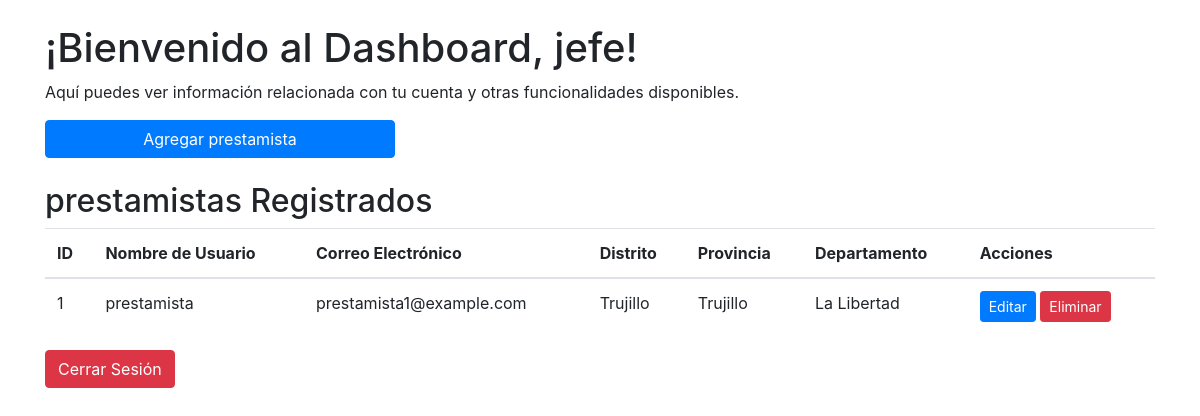
Page /dashboard_jefe.php (signed in) on the committed database.
### tables this page shows
CREATE TABLE `prestamista` (
  `lender_id` int(11) NOT NULL,
  `leader_id` int(11) DEFAULT NULL,
  `phone` varchar(100) NOT NULL,
  `dni` varchar(100) NOT NULL,
  `district_id` int(11) NOT NULL,
  `province_id` int(11) NOT NULL,
  `department_id` int(11) NOT NULL,
  `state` tinyint(4) NOT NULL DEFAULT 1,
  `username` varchar(50) NOT NULL,
  `password` varchar(50) NOT NULL,
  `email` varchar(100) NOT NULL
);

CREATE TABLE `distrito` (
  `district_id` int(11) NOT NULL,
  `district_name` varchar(100) NOT NULL,
  `province_id` int(11) DEFAULT NULL
);

CREATE TABLE `provincia` (
  `province_id` int(11) NOT NULL,
  `province_name` varchar(100) NOT NULL,
  `department_id` int(11) DEFAULT NULL
);

CREATE TABLE `departamento` (
  `department_id` int(11) NOT NULL,
  `department_name` varchar(100) NOT NULL
);

### dashboard_jefe.php (the view, shortened to what this page needs)
<?php
include('db.php');
$query = "SELECT * FROM prestamista pre INNER JOIN distrito dis ON pre.district_id = dis.district_id ";
$query .= "INNER JOIN departamento dep ON pre.department_id = dep.department_id ";
$query .= "INNER JOIN provincia pro ON pre.province_id = pro.province_id WHERE leader_id = ". $_SESSION['leader_id']."";
$stmt = $conn->prepare($query);
$stmt->execute();
$result = $stmt->get_result();
$prestamistas = $result->fetch_all(MYSQLI_ASSOC);
?>
<!DOCTYPE html>
<html lang="es">
<head>
    <link rel="stylesheet" href="https://stackpath.bootstrapcdn.com/bootstrap/4.5.2/css/bootstrap.min.css">
</head>
<body>
    <div class="container mt-4">
        <h1>¡Bienvenido al Dashboard, jefe!</h1>
        <p>Aquí puedes ver información relacionada con tu cuenta y otras funcionalidades disponibles.</p>
        <div class="row mb-4">
            <div class="col-md-4">
                <a href="jefePrestamistaRegister.php" class="btn btn-primary btn-block">Agregar prestamista</a>
            </div>
        </div>
        <div class="row">
            <div class="col-md-12 center-table">
                <h2>prestamistas Registrados</h2>
                <table class="table">
                    <thead>
                        <tr>
                            <th scope="col">ID</th>
                            <th scope="col">Nombre de Usuario</th>
                            <th scope="col">Correo Electrónico</th>
                            <th scope="col">Distrito</th>
                            <th scope="col">Provincia</th>
                            <th scope="col">Departamento</th>
                            <th scope="col">Acciones</th>
                        </tr>
                    </thead>
                    <tbody>
                        <?php foreach ($prestamistas as $prestamista) : if ($prestamista['state'] == 0) continue; ?>
                            <tr>
                                <td><?php echo $prestamista['lender_id']; ?></td>
                                <td><?php echo $prestamista['username']; ?></td>
                                <td><?php echo $prestamista['email']; ?></td>
                                <td><?php echo $prestamista["district_name"]; ?></td>
                                <td><?php echo $prestamista["province_name"]; ?></td>
                                <td><?php echo $prestamista["department_name"]; ?></td>
                                <td>
                                    <a href="#" onclick="obtenerPrestamista('<?= $prestamista['lender_id']; ?>')" data-toggle="modal" data-target="#editarPrestamista" class="btn btn-primary btn-sm">Editar</a>
                                    <a href="#" onclick="eliminaPrestamista('<?= $prestamista['lender_id']; ?>')" class="btn btn-danger btn-sm">Eliminar</a>
                                </td>
                            </tr>
                        <?php endforeach; ?>
                    </tbody>
                </table>
            </div>
        </div>
        <a href="logout.php" class="btn btn-danger">Cerrar Sesión</a>
    </div>
</body>
</html>

### dashboard_jefe.php (style rules this page uses)
.center-table { margin: 0 auto; width: 80%; }

### rows in the picture
prestamista: lender_id "1", username "prestamista", email "prestamista1@example.com", district.district_name "Trujillo", province.province_name "Trujillo", department.department_name "La Libertad"
